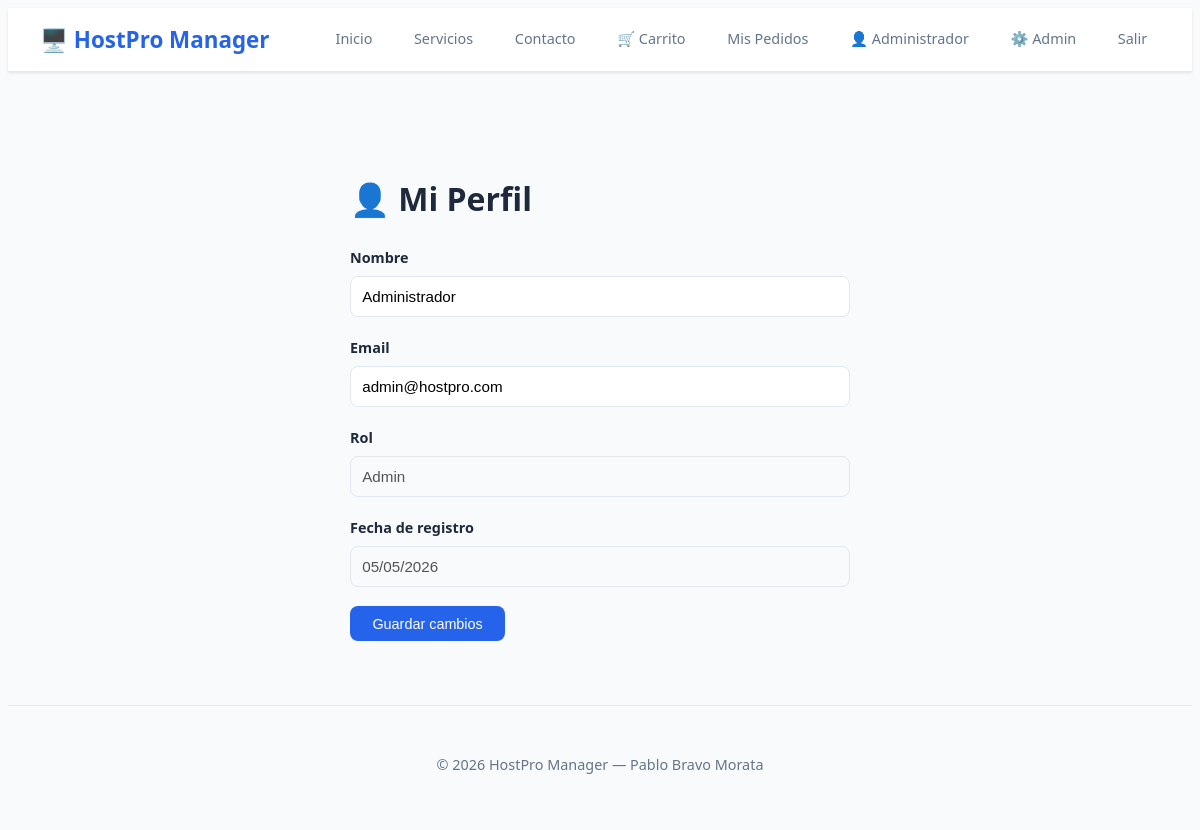
The app's page /perfil.php (signed in) with its own data.
### tables this page shows
CREATE TABLE IF NOT EXISTS usuarios (
    id_usuario INT PRIMARY KEY AUTO_INCREMENT,
    nombre VARCHAR(100) NOT NULL,
    email VARCHAR(100) NOT NULL UNIQUE,
    password VARCHAR(255) NOT NULL,
    rol VARCHAR(20) NOT NULL DEFAULT 'cliente',
    fecha_registro DATETIME DEFAULT CURRENT_TIMESTAMP
);

### src/perfil.php (the view, shortened to what this page needs)
<?php
require_once 'config/db.php';
$id_usuario = $_SESSION['id_usuario'];
$stmt = $conn->prepare("SELECT * FROM usuarios WHERE id_usuario = ?");
$stmt->bind_param("i", $id_usuario);
$stmt->execute();
$usuario = $stmt->get_result()->fetch_assoc();
require_once 'includes/header.php';
?>
<div class="perfil-container">
    <h1>👤 Mi Perfil</h1>
    <form method="POST" action="/perfil.php">
        <div class="form-group">
            <label>Nombre</label>
            <input type="text" name="nombre" value="<?= htmlspecialchars($usuario['nombre']) ?>" required>
        </div>
        <div class="form-group">
            <label>Email</label>
            <input type="email" name="email" value="<?= htmlspecialchars($usuario['email']) ?>" required>
        </div>
        <div class="form-group">
            <label>Rol</label>
            <input type="text" value="<?= ucfirst($usuario['rol']) ?>" disabled>
        </div>
        <div class="form-group">
            <label>Fecha de registro</label>
            <input type="text" value="<?= date('d/m/Y', strtotime($usuario['fecha_registro'])) ?>" disabled>
        </div>
        <button type="submit" class="btn-primary">Guardar cambios</button>
    </form>
</div>
<?php require_once 'includes/footer.php'; ?>

### src/assets/css/style.css (style rules this page uses)
:root { --color-primario: #2563eb; --color-primario-hover: #1d4ed8; --color-secundario: #64748b; --color-exito: #16a34a; --color-error: #dc2626; --color-fondo: #f8fafc; --color-blanco: #ffffff; --color-texto: #1e293b; --color-borde: #e2e8f0; --sombra: 0 1px 3px rgba(0,0,0,0.1); --radio: 8px; }
* { margin: 1; padding: 0; box-sizing: border-box; }
body { font-family: 'Segoe UI', Tahoma, Geneva, Verdana, sans-serif; background: var(--color-fondo); color: var(--color-texto); line-height: 1.6; }
.btn-primary { background: var(--color-primario); color: white; border: none; padding: 0.6rem 1.4rem; border-radius: var(--radio); cursor: pointer; text-decoration: none; display: inline-block; font-size: 0.9rem; transition: background 0.2s; }
.form-group { margin-bottom: 1.2rem; }
.form-group label { display: block; margin-bottom: 0.4rem; font-weight: 600; font-size: 0.9rem; }
.form-group input, .form-group select, .form-group textarea { width: 100%; padding: 0.7rem; border: 1px solid var(--color-borde); border-radius: var(--radio); font-size: 0.95rem; transition: border 0.2s; background: white; }
.form-group input:disabled { background: var(--color-fondo); cursor: not-allowed; }
.perfil-container { max-width: 500px; margin: 0 auto; }

### records on screen
usuarios: nombre "Administrador", email "admin@hostpro.com", rol "Admin", fecha_registro "05/05/2026"

### other values on screen
$_SESSION['nombre'] "Administrador"
